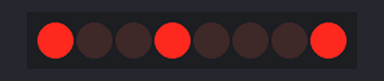
Simulated run of this sketch. Board: Arduino Uno, built with avr-gcc and run on an emulated ATmega328P. Shown: 8 shift-register outputs drawn as a row of LEDs (first output left, lit = HIGH). Wiring (inferred from the names in the program): shift register (74HC595): data pin 4; shift clock pin 6. Wiring (inferred from the signals the program sends): row of LEDs: on Q0, Q1, Q2, Q3, Q4, Q5, Q6, Q7.

Above: at 2.5 s.
At 7.5 s:
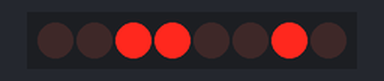
At 12.5 s:
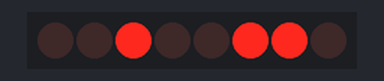
Timing chart, 0 to 19.5 s (numbered marks = the images above):
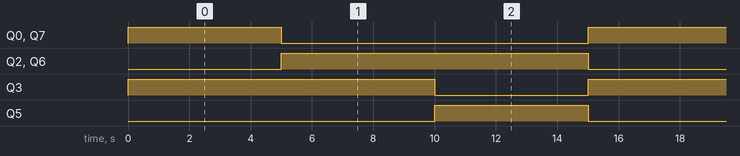

Measured:
- by itself, Q0, Q5, Q7: alternates HIGH for 5.0 s and LOW for 10.0 s
- by itself, Q2, Q3, Q6: alternates HIGH for 10.0 s and LOW for 5.0 s
- by itself, everything shown: repeats every 15.0 s, in 6 steps

The sketch:

Servo_Motor.ino
```cpp
int latchPin = 5;  // Latch pin of 74HC595
int clockPin = 6;  // Clock pin of 74HC595
int dataPin = 4;   // Data pin of 74HC595

/*int matrix[6][3] = {
  {1, 2, 3},  // Group 1 (First Light Post)
  {4, 5, 6},  // Group 2 (Second Light Post)
  {7, 8, 9},  // Group 3 (Third Light Post)
  {10, 11, 12}, // Group 4 (Fourth Light Post)
  {13, 14, 15}, // Group 5 (Fifth Light Post)
  {16, 16, 16}  // Group 6 (Sixth Light Post, LED 16 only)
}; */

// Define the matrix of LEDs (3x5) representing light posts
// Each row represents a color (Green, Yellow, Red)
// Each column represents a light post
int matrix[4][5] = {
   {1, 4, 8, 12, 15},
   {3, 4, 7, 11, 15},
   {3, 6, 7, 10, 14},
   {2,6,9,10,13}
};

void setup() {
  pinMode(latchPin, OUTPUT);
  pinMode(dataPin, OUTPUT);
  pinMode(clockPin, OUTPUT);
}

void loop() {
  // Loop through each color (Green, Yellow, Red)
  for (int i = 0; i < 3; i++) {
    uint16_t ledPattern = 0;  // Initialize LED pattern to 0

    // Set the bits corresponding to the current group (color) in the matrix
    for (int j = 0; j < 5; j++) {
      ledPattern |= (1 << (matrix[i][j] - 1));  // Turn on LEDs for this color group
    }

    // Send the pattern to the shift registers
    digitalWrite(latchPin, LOW);  // Prepare to send data

    // Send the high byte (first 8 bits)
    shiftOut(dataPin, clockPin, MSBFIRST, highByte(ledPattern));

    // Send the low byte (next 8 bits)
    shiftOut(dataPin, clockPin, MSBFIRST, lowByte(ledPattern));

    digitalWrite(latchPin, HIGH);  // Latch the data to the LEDs

    delay(5000);  // Wait for 5 seconds before moving to the next color group
  }
}
```
